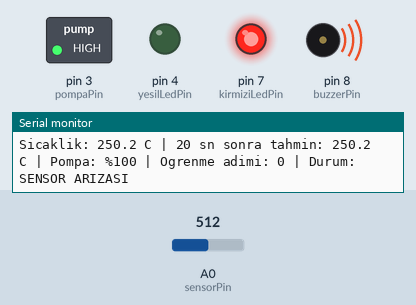
This sketch was run on a simulated Arduino Uno, built with avr-gcc and run on an emulated ATmega328P. Shown: switched loads named in the sketch (green lamp = pin HIGH), output pins drawn as LEDs (lit = HIGH), buzzer (waves = sounding), the last lines printed to the serial monitor. Inputs (shaded band) come from the test bench; at power-on: A0 (sensorPin) = 512.

Above: at 1.8 s.
1.9 s: A0 (sensorPin) set to 120
4.5 s: A0 (sensorPin) set to 105
At 7.2 s:
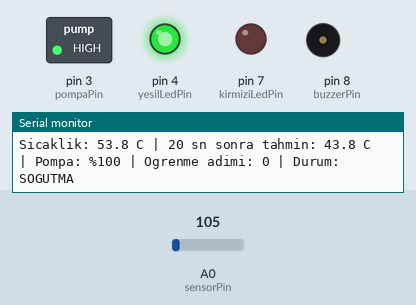
7.5 s: A0 (sensorPin) set to 91
10.5 s: A0 (sensorPin) set to 76
At 11.8 s:
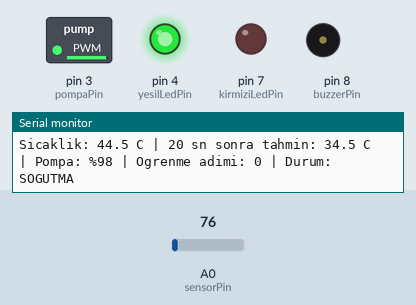
13.5 s: A0 (sensorPin) set to 10
At 16.2 s:
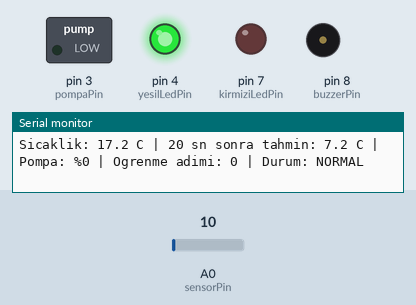
16.5 s: A0 (sensorPin) set to 4
18.2 s: A0 (sensorPin) set to 1
At 19.6 s:
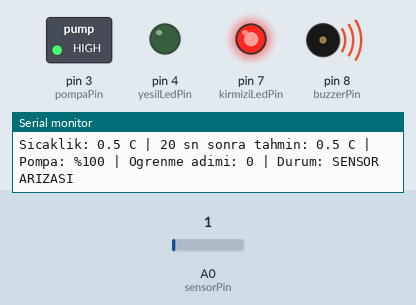
Timing chart, 0 to 21.2 s (numbered marks = the images above; inputs shaded):
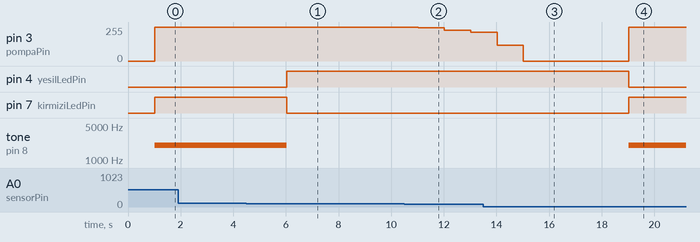

The sketch:

ml.ino
```cpp
#include <EEPROM.h>
#include "model.h"

const int sensorPin = A0;
const int pompaPin = 3;
const int buzzerPin = 8;
const int yesilLedPin = 4;
const int kirmiziLedPin = 7;

const float pompaAcmaSicakligi = 30.0;
const float pompaKapamaSicakligi = 27.0;
const float tamGucSicakligi = 45.0;
const float alarmSicakligi = 55.0;
const float sensorEnDusuk = 1.0;
const float sensorEnYuksek = 120.0;

const int enDusukPompaGucu = 90;
const int enYuksekPompaGucu = 255;
const int olcumSayisi = 10;
const unsigned long olcumAraligi = 1000;

const int egimAraligi = 5;
const int tahminSuresi = 20;
const float sicaklikMerkezi = 25.0;
const float sicaklikOlcegi = 10.0;
const float yumusatma = 0.3;
const float enFazlaTahminFarki = 10.0;

const float ogrenmeHizi = 0.002;
const float enFazlaHata = 3.0;
const unsigned long kayitAraligi = 600000;
const int hafizaAdresi = 0;
const long hafizaImzasi = 20261115;

struct Ogrenilenler {
  long imza;
  float cikisAgirlik[gizliSayisi];
  float cikisSabiti;
  unsigned long guncellemeSayisi;
};

Ogrenilenler ogrenilen;

float sicaklikGecmisi[egimAraligi];
int sicaklikSirasi = 0;
int sicaklikKayitSayisi = 0;

float egitimGirdisi[tahminSuresi][girdiSayisi];
float egitimSicakligi[tahminSuresi];
int egitimSirasi = 0;
int egitimKayitSayisi = 0;

float yumusakSicaklik = 0.0;
float pompaOrani = 0.0;
bool ilkOlcum = true;
bool pompaCalisiyor = false;
unsigned long sonOlcumZamani = 0;
unsigned long sonKayitZamani = 0;

void ogrenilenleriYukle() {
  EEPROM.get(hafizaAdresi, ogrenilen);
  if (ogrenilen.imza == hafizaImzasi) {
    return;
  }
  ogrenilen.imza = hafizaImzasi;
  for (int n = 0; n < gizliSayisi; n++) {
    ogrenilen.cikisAgirlik[n] = baslangicCikisAgirlik[n];
  }
  ogrenilen.cikisSabiti = baslangicCikisSabiti;
  ogrenilen.guncellemeSayisi = 0;
}

void ogrenilenleriKaydet() {
  EEPROM.put(hafizaAdresi, ogrenilen);
}

float sicaklikOku() {
  long toplam = 0;
  for (int i = 0; i < olcumSayisi; i++) {
    toplam += analogRead(sensorPin);
    delay(2);
  }
  float ortalama = toplam / (float)olcumSayisi;
  return ortalama * 500.0 / 1023.0;
}

bool sensorArizali(float sicaklik) {
  return sicaklik < sensorEnDusuk || sicaklik > sensorEnYuksek;
}

float sicaklikYumusat(float sicaklik) {
  if (ilkOlcum) {
    yumusakSicaklik = sicaklik;
    ilkOlcum = false;
  } else {
    yumusakSicaklik = yumusakSicaklik + yumusatma * (sicaklik - yumusakSicaklik);
  }
  return yumusakSicaklik;
}

float egimHesapla(float sicaklik) {
  if (sicaklikKayitSayisi < egimAraligi) {
    return 0.0;
  }
  return sicaklik - sicaklikGecmisi[sicaklikSirasi];
}

void sicaklikKaydet(float sicaklik) {
  sicaklikGecmisi[sicaklikSirasi] = sicaklik;
  sicaklikSirasi = (sicaklikSirasi + 1) % egimAraligi;
  if (sicaklikKayitSayisi < egimAraligi) {
    sicaklikKayitSayisi++;
  }
}

void gizliKatmanHesapla(float girdi[], float gizli[]) {
  for (int n = 0; n < gizliSayisi; n++) {
    float toplam = gizliSabit[n];
    for (int g = 0; g < girdiSayisi; g++) {
      toplam += gizliAgirlik[n][g] * girdi[g];
    }
    if (toplam < 0) {
      toplam = 0;
    }
    gizli[n] = toplam;
  }
}

float cikisHesapla(float gizli[]) {
  float sonuc = ogrenilen.cikisSabiti;
  for (int n = 0; n < gizliSayisi; n++) {
    sonuc += ogrenilen.cikisAgirlik[n] * gizli[n];
  }
  return sonuc;
}

void modeliEgit(float sicaklik) {
  if (egitimKayitSayisi < tahminSuresi) {
    return;
  }
  float gizli[gizliSayisi];
  gizliKatmanHesapla(egitimGirdisi[egitimSirasi], gizli);

  float gercekDegisim = sicaklik - egitimSicakligi[egitimSirasi];
  float hata = gercekDegisim - cikisHesapla(gizli);
  if (hata > enFazlaHata) {
    hata = enFazlaHata;
  }
  if (hata < -enFazlaHata) {
    hata = -enFazlaHata;
  }

  for (int n = 0; n < gizliSayisi; n++) {
    ogrenilen.cikisAgirlik[n] += ogrenmeHizi * hata * gizli[n];
  }
  ogrenilen.cikisSabiti += ogrenmeHizi * hata;
  ogrenilen.guncellemeSayisi++;
}

void egitimeKaydet(float girdi[], float sicaklik) {
  for (int g = 0; g < girdiSayisi; g++) {
    egitimGirdisi[egitimSirasi][g] = girdi[g];
  }
  egitimSicakligi[egitimSirasi] = sicaklik;
  egitimSirasi = (egitimSirasi + 1) % tahminSuresi;
  if (egitimKayitSayisi < tahminSuresi) {
    egitimKayitSayisi++;
  }
}

float gelecekSicaklikTahminEt(float girdi[], float sicaklik) {
  float gizli[gizliSayisi];
  gizliKatmanHesapla(girdi, gizli);
  float degisim = cikisHesapla(gizli);
  if (degisim > enFazlaTahminFarki) {
    degisim = enFazlaTahminFarki;
  }
  if (degisim < -enFazlaTahminFarki) {
    degisim = -enFazlaTahminFarki;
  }
  return sicaklik + degisim;
}

int pompaGucuHesapla(float sicaklik) {
  if (sicaklik >= pompaAcmaSicakligi) {
    pompaCalisiyor = true;
  }
  if (sicaklik <= pompaKapamaSicakligi) {
    pompaCalisiyor = false;
  }
  if (!pompaCalisiyor) {
    return 0;
  }
  if (sicaklik >= tamGucSicakligi) {
    return enYuksekPompaGucu;
  }
  float oran = (sicaklik - pompaKapamaSicakligi) / (tamGucSicakligi - pompaKapamaSicakligi);
  return enDusukPompaGucu + oran * (enYuksekPompaGucu - enDusukPompaGucu);
}

void durumGoster(float sicaklik, float tahmin, int pompaGucu, bool ariza) {
  bool alarm = ariza || sicaklik >= alarmSicakligi;

  digitalWrite(kirmiziLedPin, alarm ? HIGH : LOW);
  digitalWrite(yesilLedPin, alarm ? LOW : HIGH);

  if (alarm) {
    tone(buzzerPin, 2000);
  } else {
    noTone(buzzerPin);
  }

  Serial.print("Sicaklik: ");
  Serial.print(sicaklik, 1);
  Serial.print(" C | 20 sn sonra tahmin: ");
  Serial.print(tahmin, 1);
  Serial.print(" C | Pompa: %");
  Serial.print(pompaGucu * 100 / enYuksekPompaGucu);
  Serial.print(" | Ogrenme adimi: ");
  Serial.print(ogrenilen.guncellemeSayisi);
  Serial.print(" | Durum: ");

  if (ariza) {
    Serial.println("SENSOR ARIZASI");
  } else if (alarm) {
    Serial.println("ALARM");
  } else if (pompaGucu > 0 && sicaklik < pompaAcmaSicakligi && tahmin > sicaklik) {
    Serial.println("ERKEN SOGUTMA");
  } else if (pompaGucu > 0) {
    Serial.println("SOGUTMA");
  } else {
    Serial.println("NORMAL");
  }
}

void setup() {
  pinMode(pompaPin, OUTPUT);
  pinMode(buzzerPin, OUTPUT);
  pinMode(yesilLedPin, OUTPUT);
  pinMode(kirmiziLedPin, OUTPUT);
  Serial.begin(9600);
  ogrenilenleriYukle();
}

void loop() {
  unsigned long simdi = millis();
  if (simdi - sonOlcumZamani < olcumAraligi) {
    return;
  }
  sonOlcumZamani = simdi;

  float hamSicaklik = sicaklikOku();
  bool ariza = sensorArizali(hamSicaklik);
  float sicaklik = hamSicaklik;
  float tahmin = hamSicaklik;
  int pompaGucu;

  if (ariza) {
    pompaGucu = enYuksekPompaGucu;
    sicaklikKayitSayisi = 0;
    egitimKayitSayisi = 0;
    ilkOlcum = true;
  } else {
    sicaklik = sicaklikYumusat(hamSicaklik);
    float egim = egimHesapla(sicaklik);
    sicaklikKaydet(sicaklik);

    float girdi[girdiSayisi] = {egim, pompaOrani, (sicaklik - sicaklikMerkezi) / sicaklikOlcegi};
    modeliEgit(sicaklik);
    egitimeKaydet(girdi, sicaklik);
    tahmin = gelecekSicaklikTahminEt(girdi, sicaklik);

    float kararSicakligi = sicaklik;
    if (tahmin > kararSicakligi) {
      kararSicakligi = tahmin;
    }
    pompaGucu = pompaGucuHesapla(kararSicakligi);
  }

  pompaOrani = pompaGucu / (float)enYuksekPompaGucu;
  analogWrite(pompaPin, pompaGucu);
  durumGoster(sicaklik, tahmin, pompaGucu, ariza);

  if (simdi - sonKayitZamani >= kayitAraligi) {
    sonKayitZamani = simdi;
    ogrenilenleriKaydet();
  }
}
```

model.h
```cpp
const int girdiSayisi = 3;
const int gizliSayisi = 8;

const float gizliAgirlik[gizliSayisi][girdiSayisi] = {
  {-0.491951406, -0.876960158, 1.38190794},
  {0, 0, 0},
  {0.118570104, 2.3279264, 0.135486737},
  {-0.286535025, 1.73099244, -0.987181723},
  {1.66064894, 2.35443449, 0.163646996},
  {0.636928797, 2.32048416, 0.63637948},
  {2.27391744, -4.95697308, 0.0279849507},
  {-1.8471663, 2.20132303, -0.423833191},
};

const float gizliSabit[gizliSayisi] = {-1.70811987, -0.541844666, -0.0228989553, 0.691644192, 0.0879882425, -3.53240252, -0.0340054967, 0.361986756};

const float baslangicCikisAgirlik[gizliSayisi] = {-0.550883353, 0, -0.589724362, 0.568827033, 0.972710252, -5.16873169, 0.782008946, -0.917721152};

const float baslangicCikisSabiti = -0.0871599764;
```

Measured:
- the behaviour switches between 113 and 112 on A0 (sensorPin) (found by bisection; images 0 and 1)
- the behaviour switches between 3 and 2 on A0 (sensorPin) (found by bisection; images 3 and 4)
- after the input at 4.5 s, pin 4 (yesilLedPin): LOW → HIGH after 1.5 s; pin 7 (kirmiziLedPin): HIGH → LOW after 1.5 s; tone on pin 8 (buzzerPin): 2000 Hz → silent after 1.5 s
- after the input at 10.5 s, pin 3 (pompaPin): 255/255 → 250/255 after 0.52 s, → 230/255 1.0 s later, → 216/255 1.0 s later
- after the input at 18.2 s, pin 3 (pompaPin): 0/255 → 255/255 after 0.82 s; pin 4 (yesilLedPin): HIGH → LOW after 0.82 s; pin 7 (kirmiziLedPin): LOW → HIGH after 0.82 s; tone on pin 8 (buzzerPin): silent → 2000 Hz after 0.82 s
